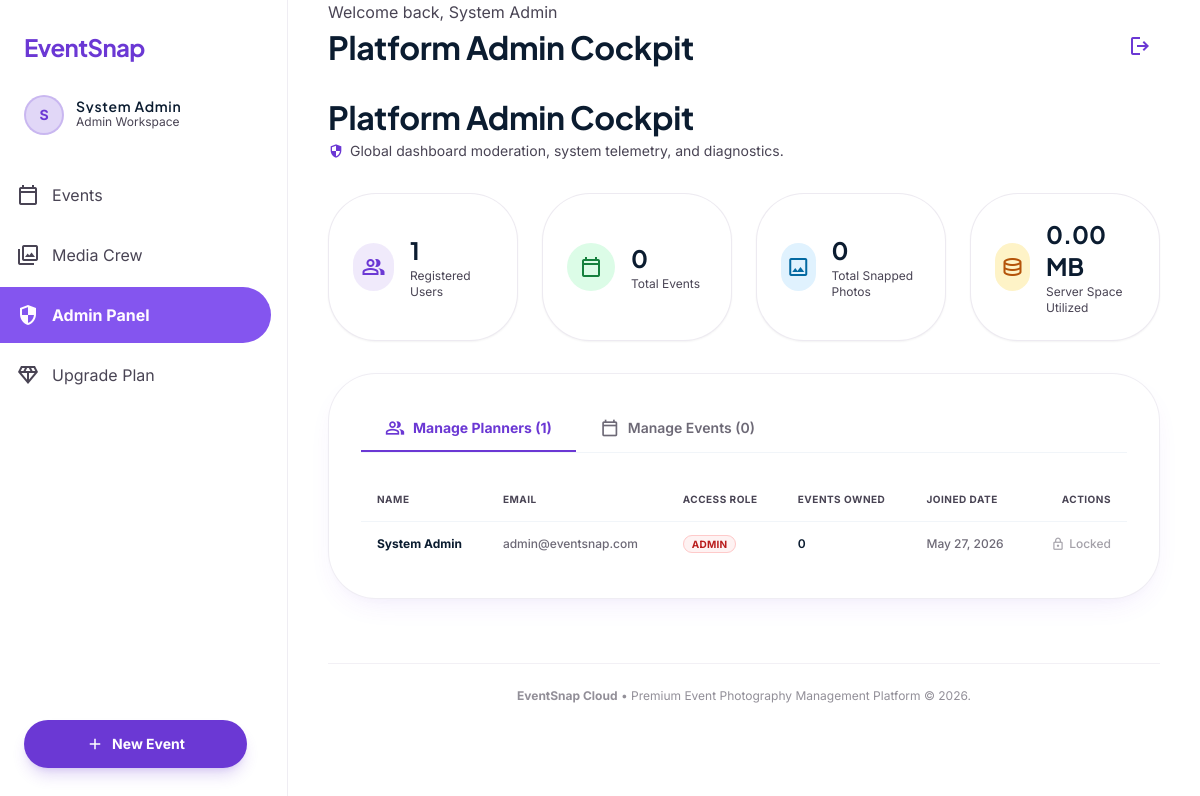
/admin.php (signed in), run on the app's committed database.
### tables this page shows
CREATE TABLE IF NOT EXISTS `users` (
    `id` INT AUTO_INCREMENT PRIMARY KEY,
    `name` VARCHAR(100) NOT NULL,
    `email` VARCHAR(150) NOT NULL UNIQUE,
    `password` VARCHAR(255) NOT NULL,
    `role` ENUM('admin', 'owner', 'crew') DEFAULT 'owner',
    `reset_token` VARCHAR(64) NULL DEFAULT NULL,
    `reset_expires` DATETIME NULL DEFAULT NULL,
    `created_at` TIMESTAMP DEFAULT CURRENT_TIMESTAMP,
    INDEX `idx_email` (`email`)
);

### admin.php (the view, shortened to what this page needs)
<?php
$db = getDBConnection();
$telemetry = [
    'users' => 0,
    'events' => 0,
    'uploads' => 0,
    'storage' => 0
];
try {
    $telemetry['users']   = $db->query("SELECT COUNT(*) FROM users")->fetchColumn();
    $telemetry['events']  = $db->query("SELECT COUNT(*) FROM events")->fetchColumn();
    $telemetry['uploads'] = $db->query("SELECT COUNT(*) FROM uploads")->fetchColumn();
    $telemetry['storage'] = $db->query("SELECT SUM(file_size) FROM uploads")->fetchColumn() ?: 0;
} catch (PDOException $e) {}
$usersList = [];
try {
    $usersList = $db->query("
        SELECT u.*,
               (SELECT COUNT(*) FROM events WHERE owner_id = u.id) as events_created
        FROM users u
        ORDER BY u.created_at DESC
    ")->fetchAll();
} catch (PDOException $e) {}
$eventsList = [];
try {
    $eventsList = $db->query("
        SELECT e.*, u.name as owner_name,
               (SELECT COUNT(*) FROM uploads WHERE event_id = e.id) as total_uploads
        FROM events e
        JOIN users u ON u.id = e.owner_id
        ORDER BY e.created_at DESC
    ")->fetchAll();
} catch (PDOException $e) {}
require_once __DIR__ . '/includes/header.php';
?>
<div class="max-w-7xl mx-auto">
    <div class="flex items-center mb-8 mt-3">
        <div>
            <h2 class="text-headline-lg font-bold text-on-surface">Platform Admin Cockpit</h2>
            <p class="text-on-surface-variant text-sm mt-1 flex items-center gap-1.5"><span class="material-symbols-outlined text-[16px] text-primary">security</span> Global dashboard moderation, system telemetry, and diagnostics.</p>
        </div>
    </div>
    <div class="grid grid-cols-1 sm:grid-cols-2 lg:grid-cols-4 gap-6 mb-8">
        <div class="bg-white rounded-xl border border-outline-variant/35 p-6 shadow-sm flex items-center gap-4">
            <div class="w-12 h-12 rounded-full bg-primary/10 text-primary flex items-center justify-center">
                <span class="material-symbols-outlined text-[24px]">group</span>
            </div>
            <div>
                <h3 class="text-2xl font-bold text-on-surface"><?php echo number_format($telemetry['users']); ?></h3>
                <p class="text-on-surface-variant text-xs mt-0.5">Registered Users</p>
            </div>
        </div>
        <div class="bg-white rounded-xl border border-outline-variant/35 p-6 shadow-sm flex items-center gap-4">
            <div class="w-12 h-12 rounded-full bg-green-100 text-green-700 flex items-center justify-center">
                <span class="material-symbols-outlined text-[24px]">calendar_today</span>
            </div>
            <div>
                <h3 class="text-2xl font-bold text-on-surface"><?php echo number_format($telemetry['events']); ?></h3>
                <p class="text-on-surface-variant text-xs mt-0.5">Total Events</p>
            </div>
        </div>
        <div class="bg-white rounded-xl border border-outline-variant/35 p-6 shadow-sm flex items-center gap-4">
            <div class="w-12 h-12 rounded-full bg-sky-100 text-sky-700 flex items-center justify-center">
                <span class="material-symbols-outlined text-[24px]">image</span>
            </div>
            <div>
                <h3 class="text-2xl font-bold text-on-surface"><?php echo number_format($telemetry['uploads']); ?></h3>
                <p class="text-on-surface-variant text-xs mt-0.5">Total Snapped Photos</p>
            </div>
        </div>
        <div class="bg-white rounded-xl border border-outline-variant/35 p-6 shadow-sm flex items-center gap-4">
            <div class="w-12 h-12 rounded-full bg-amber-100 text-amber-700 flex items-center justify-center">
                <span class="material-symbols-outlined text-[24px]">database</span>
            </div>
            <div>
                <h3 class="text-2xl font-bold text-on-surface">
                    <?php
                    $gb = $telemetry['storage'] / (1024 * 1024 * 1024);
                    if ($gb >= 1.0) {
                        echo number_format($gb, 2) . " GB";
                    } else {
                        echo number_format($telemetry['storage'] / (1024 * 1024), 2) . " MB";
                    }
                    ?>
                </h3>
                <p class="text-on-surface-variant text-xs mt-0.5">Server Space Utilized</p>
            </div>
        </div>
    </div>
    <div class="bg-white rounded-xl border border-outline-variant/30 shadow-premium p-6 md:p-8">
        <div class="flex border-b border-slate-100 mb-6">
            <button class="px-6 py-3 border-b-2 border-primary font-bold text-primary text-sm flex items-center gap-2 tab-btn active" id="users-tab" data-target="users-pane">
                <span class="material-symbols-outlined text-[20px]">people</span>
                Manage Planners (<?php echo count($usersList); ?>)
            </button>
            <button class="px-6 py-3 border-b-2 border-transparent hover:border-slate-200 font-semibold text-on-surface-variant/80 hover:text-on-surface text-sm flex items-center gap-2 tab-btn" id="events-tab" data-target="events-pane">
                <span class="material-symbols-outlined text-[20px]">calendar_today</span>
                Manage Events (<?php echo count($eventsList); ?>)
            </button>
        </div>
        <div class="tab-content">
            <div class="tab-pane" id="users-pane">
                <div class="overflow-x-auto">
                    <table class="w-full text-left border-collapse text-xs">
                        <thead>
                            <tr class="border-b border-slate-100 text-on-surface-variant font-bold uppercase tracking-wider text-[10px]">
                                <th class="py-3.5 px-4">Name</th>
                                <th class="py-3.5 px-4">Email</th>
                                <th class="py-3.5 px-4">Access Role</th>
                                <th class="py-3.5 px-4">Events Owned</th>
                                <th class="py-3.5 px-4">Joined Date</th>
                                <th class="py-3.5 px-4 text-right">Actions</th>
                            </tr>
                        </thead>
                        <tbody class="divide-y divide-slate-50 font-medium">
                            <?php foreach ($usersList as $usr): ?>
                                <tr class="hover:bg-slate-50/50 transition-colors">
                                    <td class="py-3.5 px-4 text-on-surface font-bold"><?php echo htmlspecialchars($usr['name']); ?></td>
                                    <td class="py-3.5 px-4 text-on-surface-variant/80"><?php echo htmlspecialchars($usr['email']); ?></td>
                                    <td class="py-3.5 px-4">
                                        <span class="px-2 py-0.5 rounded-full text-[10px] font-bold uppercase tracking-wide <?php echo $usr['role'] == 'admin' ? 'bg-red-50 text-red-700 border border-red-200' : ($usr['role'] == 'crew' ? 'bg-green-50 text-green-700 border border-green-200' : 'bg-primary/10 text-primary'); ?>">
                                            <?php echo htmlspecialchars($usr['role']); ?>
                                        </span>
                                    </td>
                                    <td class="py-3.5 px-4 text-on-surface font-semibold"><?php echo $usr['events_created']; ?></td>
                                    <td class="py-3.5 px-4 text-on-surface-variant/80"><?php echo date('M d, Y', strtotime($usr['created_at'])); ?></td>
                                    <td class="py-3.5 px-4 text-right">
                                        <?php if ($usr['role'] !== 'admin'): ?>
                                            <a href="admin.php?delete_user_id=<?php echo $usr['id']; ?>&csrf=<?php echo $_SESSION['csrf_token']; ?>"
                                               class="p-1.5 rounded-full hover:bg-red-50 border border-slate-200 hover:border-red-200 text-red-500 transition-colors flex items-center justify-center text-decoration-none inline-flex"
                                               title="Purge User Account"
                                               onclick="return confirm('WARNING: Are you absolutely sure you want to permanently purge this host, all configured events, and delete all guest photo uploads? This cannot be undone.');">
                                                <span class="material-symbols-outlined text-[16px]">delete</span>
                                            </a>
                                        <?php else: ?>
                                            <span class="text-on-surface-variant/50 text-xs flex items-center justify-end gap-1"><span class="material-symbols-outlined text-[14px]">lock</span> Locked</span>
                                        <?php endif; ?>
                                    </td>
                                </tr>
                            <?php endforeach; ?>
                        </tbody>
                    </table>
                </div>
            </div>
        </div>
    </div>
</div>
<?php
require_once __DIR__ . '/includes/footer.php';
?>

### data on the page
users: id "1", name "System Admin", email "admin@eventsnap.com", role "ADMIN", events_created "0", created_at "May 27, 2026", shows "Locked"

### other printed values
substr($userName, 0, 1) "S"
$userName "System Admin"
$userRole "Admin"
$pageTitle "Platform Admin Cockpit"
$telemetry['events'] "0"
$telemetry['uploads'] "0"
$telemetry['storage'] / (1024 * 1024) "0.00"
count($usersList) "1"
count($eventsList) "0"
